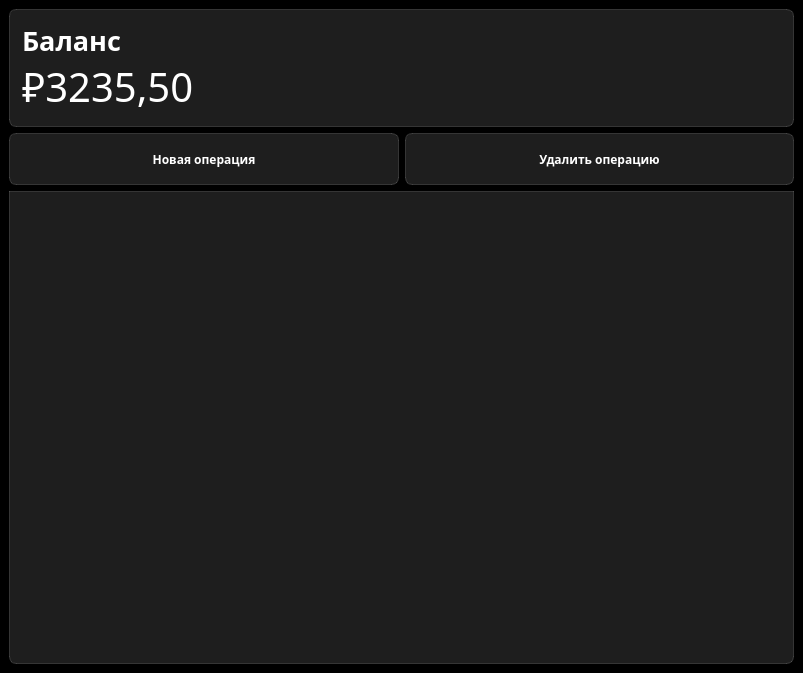
<?xml version="1.0" encoding="UTF-8"?>
<ui version="4.0">
 <class>MainWindow</class>
 <widget class="QMainWindow" name="MainWindow">
  <property name="geometry">
   <rect>
    <x>0</x>
    <y>0</y>
    <width>803</width>
    <height>673</height>
   </rect>
  </property>
  <property name="minimumSize">
   <size>
    <width>800</width>
    <height>600</height>
   </size>
  </property>
  <property name="font">
   <font>
    <family>Noto Sans SC</family>
   </font>
  </property>
  <property name="windowTitle">
   <string>MainWindow</string>
  </property>
  <property name="styleSheet">
   <string notr="true">font-family: Noto Sans SC;
background-color: #000</string>
  </property>
  <widget class="QWidget" name="centralwidget">
   <layout class="QVBoxLayout" name="verticalLayout_2">
    <item>
     <layout class="QHBoxLayout" name="horizontalLayout_2">
      <item>
       <widget class="QFrame" name="balances_frame">
        <property name="styleSheet">
         <string notr="true">background-color: rgba(255, 255, 255, 30); 
border: 1px solid rgba(255,255,255,40);
border-radius: 7px;</string>
        </property>
        <property name="frameShape">
         <enum>QFrame::NoFrame</enum>
        </property>
        <property name="frameShadow">
         <enum>QFrame::Raised</enum>
        </property>
        <layout class="QVBoxLayout" name="verticalLayout_21">
         <property name="spacing">
          <number>0</number>
         </property>
         <property name="leftMargin">
          <number>12</number>
         </property>
         <property name="topMargin">
          <number>12</number>
         </property>
         <property name="rightMargin">
          <number>12</number>
         </property>
         <property name="bottomMargin">
          <number>12</number>
         </property>
         <item>
          <widget class="QLabel" name="lbl_current_balance">
           <property name="font">
            <font>
             <family>Noto Sans SC</family>
             <pointsize>20</pointsize>
             <weight>75</weight>
             <bold>true</bold>
            </font>
           </property>
           <property name="styleSheet">
            <string notr="true">color: white;
font-weight: bold;
font-size: 20pt;
background-color: none;
border: none;</string>
           </property>
           <property name="text">
            <string>Баланс</string>
           </property>
          </widget>
         </item>
         <item>
          <widget class="QLabel" name="current_balance">
           <property name="font">
            <font>
             <family>Noto Sans SC</family>
             <pointsize>30</pointsize>
             <weight>50</weight>
             <italic>false</italic>
             <bold>false</bold>
             <kerning>true</kerning>
            </font>
           </property>
           <property name="styleSheet">
            <string notr="true">color: white;
font-size: 30pt;
background-color: none;
border: none;</string>
           </property>
           <property name="lineWidth">
            <number>0</number>
           </property>
           <property name="text">
            <string>₽3235,50</string>
           </property>
          </widget>
         </item>
         <item>
          <layout class="QHBoxLayout" name="horizontalLayout_9"/>
         </item>
         <item>
          <layout class="QHBoxLayout" name="horizontalLayout_10"/>
         </item>
        </layout>
       </widget>
      </item>
     </layout>
    </item>
    <item>
     <widget class="QFrame" name="btn_frame">
      <property name="styleSheet">
       <string notr="true">background-color: transparent;</string>
      </property>
      <layout class="QHBoxLayout" name="horizontalLayout">
       <property name="spacing">
        <number>6</number>
       </property>
       <property name="leftMargin">
        <number>0</number>
       </property>
       <property name="topMargin">
        <number>0</number>
       </property>
       <property name="rightMargin">
        <number>0</number>
       </property>
       <property name="bottomMargin">
        <number>0</number>
       </property>
       <item>
        <widget class="QPushButton" name="btn_new_transaction">
         <property name="minimumSize">
          <size>
           <width>230</width>
           <height>50</height>
          </size>
         </property>
         <property name="font">
          <font>
           <family>Noto Sans SC</family>
           <weight>75</weight>
           <bold>true</bold>
          </font>
         </property>
         <property name="styleSheet">
          <string notr="true">QPushButton{
	color: rgb(255, 255, 255);
     background-color:rgba(255,255,255,30);
     border: 1px solid rgba(255,255,255,40);
     border-radius:7px;
width: 230;
height: 50;
}
QPushButton:hover{
background-color:rgba(255,255,255,30);
}
QPushButton:pressed{
background-color:rgba(255,255,255,70);
}</string>
         </property>
         <property name="text">
          <string>Новая операция</string>
         </property>
         <property name="icon">
          <iconset resource="res-rs.qrc">
           <normaloff>:/icons/icons/post_add_white_24dp.svg</normaloff>:/icons/icons/post_add_white_24dp.svg</iconset>
         </property>
         <property name="iconSize">
          <size>
           <width>24</width>
           <height>24</height>
          </size>
         </property>
        </widget>
       </item>
       <item>
        <widget class="QPushButton" name="btn_delete_transaction">
         <property name="minimumSize">
          <size>
           <width>230</width>
           <height>50</height>
          </size>
         </property>
         <property name="font">
          <font>
           <family>Noto Sans SC</family>
           <weight>75</weight>
           <bold>true</bold>
          </font>
         </property>
         <property name="styleSheet">
          <string notr="true">QPushButton{
	color: rgb(255, 255, 255);
     background-color:rgba(255,255,255,30);
     border: 1px solid rgba(255,255,255,40);
     border-radius:7px;
width: 230;
height: 50;
}
QPushButton:hover{
background-color:rgba(255,255,255,30);
}
QPushButton:pressed{
background-color:rgba(255,255,255,70);
}</string>
         </property>
         <property name="text">
          <string>Удалить операцию</string>
         </property>
         <property name="icon">
          <iconset resource="res-rs.qrc">
           <normaloff>:/icons/icons/delete_white_24dp.svg</normaloff>:/icons/icons/delete_white_24dp.svg</iconset>
         </property>
         <property name="iconSize">
          <size>
           <width>24</width>
           <height>24</height>
          </size>
         </property>
        </widget>
       </item>
      </layout>
     </widget>
    </item>
    <item>
     <widget class="QTableView" name="tableView">
      <property name="styleSheet">
       <string notr="true">QTableView {
background-color: rgba(255, 255, 255, 30); 
border: 1px solid rgba(255,255,255,40);
border-bottom-right-radius: 7px; 
border-bottom-left-radius: 7px; 
color: white;
}

QHeaderView::section {
background-color: rgb(53, 53, 53);
color: white;
border: none;
height: 50px;
font-size: 16pt;
}

QTableView::item {
    border-style: none;
    border-bottom: 1px solid rgba(255,255,255,50);
    padding-left: auto;
    padding-right: auto;
}

QTableView::item:selected{
	border: none;
	color: rgb(255, 255, 255);
    background-color: rgba(255, 255, 255, 50);
}
</string>
      </property>
      <property name="verticalScrollBarPolicy">
       <enum>Qt::ScrollBarAlwaysOff</enum>
      </property>
      <property name="horizontalScrollBarPolicy">
       <enum>Qt::ScrollBarAlwaysOff</enum>
      </property>
      <property name="textElideMode">
       <enum>Qt::ElideRight</enum>
      </property>
      <property name="showGrid">
       <bool>false</bool>
      </property>
      <property name="sortingEnabled">
       <bool>true</bool>
      </property>
      <attribute name="horizontalHeaderDefaultSectionSize">
       <number>155</number>
      </attribute>
      <attribute name="verticalHeaderVisible">
       <bool>false</bool>
      </attribute>
     </widget>
    </item>
   </layout>
  </widget>
 </widget>
 <resources>
  <include location="res-rs.qrc"/>
 </resources>
 <connections/>
</ui>
